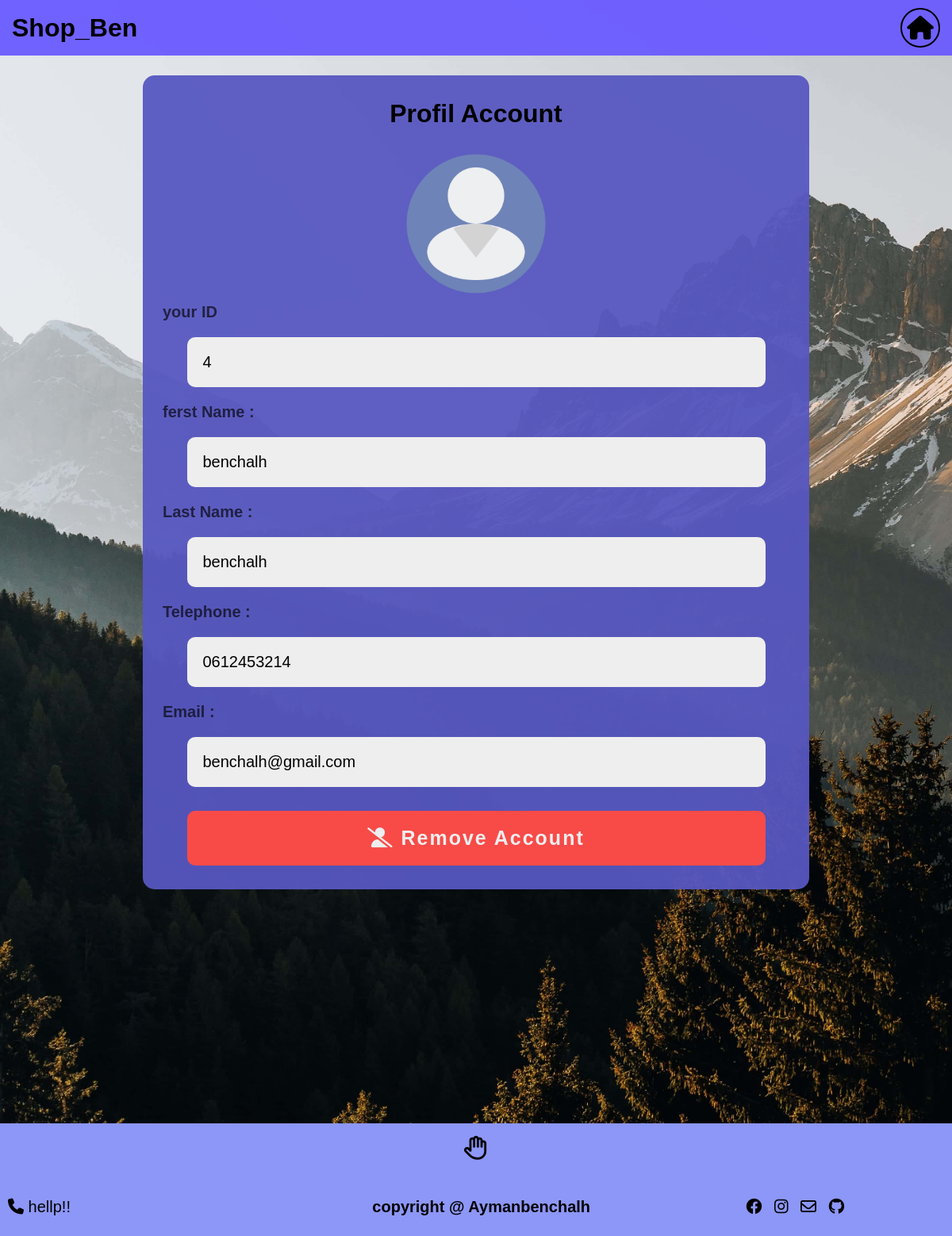
Screenshot of /profil.php?iduser=4 with the database file from the repository.
### tables this page shows
CREATE TABLE `clien` (
  `Id_clien` int(255) NOT NULL,
  `Nam_clien` varchar(10) NOT NULL,
  `Pre_clien` varchar(10) NOT NULL,
  `Tele_clien` varchar(15) NOT NULL,
  `Emai_clien` varchar(25) NOT NULL,
  `clien_Pass_word` varchar(20) NOT NULL
);

### profil.php (the view, shortened to what this page needs)
<?php
include('condb.php');
$iidi=$_GET['iduser'];
$sql="SELECT * FROM clien WHERE Id_clien =$iidi";
$rsult=$pdo->query($sql);
if($rsult->rowcount()>0){
    while($row=$rsult->fetch())
    {
        $iduser=$row['Id_clien'];
        $nameclien=$row['Nam_clien'];
        $prenclien=$row['Pre_clien'];
        $teleclian=$row['Tele_clien'];
        $emailclien=$row['Emai_clien'];
    }
}
?>
<!DOCTYPE html>
<html lang="en">
<head>
     <link rel="stylesheet" href="https://cdnjs.cloudflare.com/ajax/libs/font-awesome/6.4.0/css/all.min.css">
</head>
<body>
<div class="container">
        <div class="navbar">
            <h1>Shop_Ben</h1>
            <?php
            echo'<a href="chop.php?iduser='.$iidi.'"><i class="fa-solid fa-house"></i></a>';
            ?>
    </div>
   <div class="content">
    <h1>Profil Account</h1>
    <img src="user.png" alt="image">
    <label for="id">your ID</label>
   <input type="text"   readonly value="<?php echo $iduser;?>"  id="id">
   <label for="ferstName">ferst Name :</label>
   <input type="text"   readonly  value="<?php echo $nameclien;?>" id="ferstName">
   <label for="LastName">Last Name :</label>
   <input type="text"   readonly  value="<?php echo $prenclien;?>" id="LastName">
   <label for="Telephone">Telephone :</label>
   <input type="text"  readonly  value="<?php echo $teleclian;?>"  id="Telephone">
   <label for="Email">Email :</label>
   <input type="text"  readonly  value="<?php echo $emailclien;?>" id="Email">
   <?php echo '<a href="remov.php?iduser='.$iidi.'"><i class="fa-solid fa-user-slash"></i> Remove Account</a>'?>
   </div>
    </div>
    <div class="container4">
        <h1><i class="fa-regular fa-hand"></i></h1>
        <div class="conaaint">
        <div class="conteeent">
            <a href="tel:+212710317523"><i class="fa-solid fa-phone"></i> hellp!!</a>
        </div>
        <div class="copyrght"><a href="https://www.facebook.com/ayman.benchalh.3">copyright @ Aymanbenchalh</a></div>
        <div class="scoliamida">
            <a href="https://www.facebook.com/ayman.benchalh.3"><i class="fa-brands fa-facebook"></i></a>
            <a href="https://www.instagram.com/aymnabbenchalh/"><i class="fa-brands fa-instagram"></i></a>
            <a href="mailto:aymanbenchalh53@gmail.com"><i class="fa-regular fa-envelope"></i></a>
            <a href="https://github.com/AymanBnechalh"><i class="fa-brands fa-github"></i></a>
        </div>
    </div>
    </div>
</body>
</html>

### rows the page displays
clien: Id_clien "4", Nam_clien "benchalh", Pre_clien "benchalh", Tele_clien "0612453214", Emai_clien "benchalh@gmail.com"
